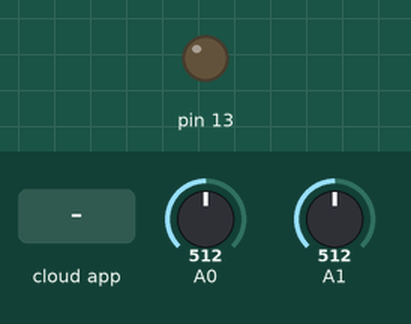
Recording of a sketch running on a simulated Arduino Mega 2560, built with avr-gcc and run on an emulated ATmega2560. Shown: output pins drawn as LEDs (lit = HIGH). The inputs (shaded band) are chosen by the test bench; at power-on: A0 = 512, A1 = 512. The ROS host is connected and sends only what is stated.

Above: at 1.2 s.
1.3 s: the phone or cloud app sets obstacle to 0
At 1.6 s:
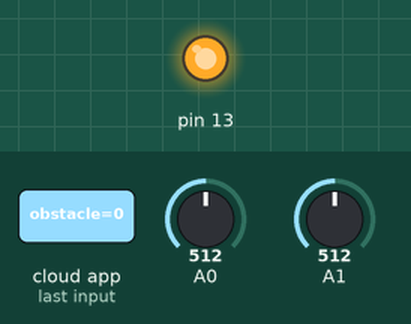
2.8 s: the phone or cloud app sets ok to 0
At 4.0 s:
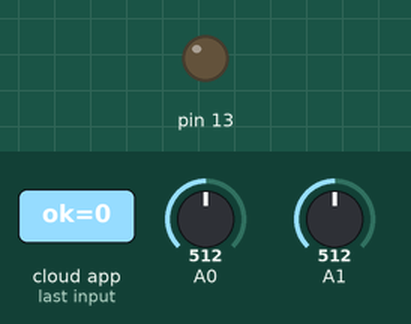
4.3 s: the phone or cloud app sets obstacle to 1
At 5.1 s:
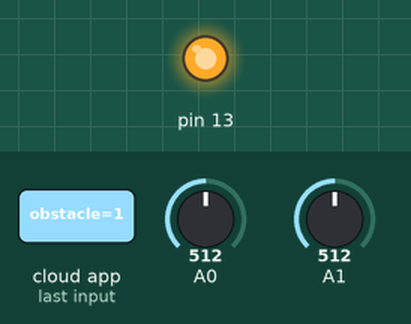
Timing chart, 0 to 7.3 s (numbered marks = the images above; inputs shaded):
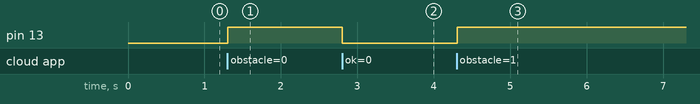

Measured:
- after the input at 1.3 s, pin 13: LOW → HIGH at once
- after the input at 2.8 s, pin 13: HIGH → LOW at once
- after the input at 4.3 s, pin 13: LOW → HIGH at once

The sketch:

joystick.ino
```cpp
#include "Arduino.h"
#include <ros.h>
#include <rosserial_arduino/Adc.h>
#include <std_msgs/String.h>
#include <std_msgs/Empty.h>
//#define REMOTE //ROS control arduino mode. huge delay
//#define CLOSELOOP

ros::NodeHandle nh;
bool start = false;
bool stopit = false; //check the obstacle
bool alreadybreak = false;

void startmsgcb( const std_msgs::Empty& toggle_msg)
{
  //digitalWrite(13, !digitalRead(13));   // blink the led
  start = !start;
  Serial2.begin(115200);
  while(Serial2.read()>= 0){}//clear serialbuffer
  Serial2.println("cfg ratio=1"); //电机响应速度
}

void obstaclemsgcb( const std_msgs::Empty& toggle_msg)
{
  digitalWrite(13, HIGH);
  stopit = true;
}

void okmsgcb( const std_msgs::Empty& toggle_msg)
{
  digitalWrite(13, LOW);
  stopit = false;
  alreadybreak = false;
}

ros::Subscriber<std_msgs::Empty> sub("start", &startmsgcb );
ros::Subscriber<std_msgs::Empty> sub2("obstacle", &obstaclemsgcb );
ros::Subscriber<std_msgs::Empty> sub3("ok", &okmsgcb );

rosserial_arduino::Adc adc_msg;
std_msgs::String str_msg;
ros::Publisher chatter("chatter", &str_msg);

#ifdef CLOSELOOP
String lefthead="mov pleft=";
String righthead="mov pright=";
#else
String lefthead="mov left=";
String righthead="mov right=";
#endif
String huiche="\n";
float Throttle=0;
float Steering=0;

//average the analog reading to eliminate some of the noise
int averageAnalog(int pin){
  int v=0;
       for(int i=0; i<4; i++) v+= analogRead(pin);
       return v/4;
}

char ad1[13] = "";
char ad2[13] = "";
int BREAK=0;

void setup()
{
  pinMode(13, OUTPUT);
  nh.initNode();
  nh.subscribe(sub);
  nh.subscribe(sub2);
  nh.subscribe(sub3);
#ifdef REMOTE
   pinMode(13, OUTPUT);
   nh.initNode();
   nh.advertise(chatter);
#else
   //Serial.begin(115200);
   //while(Serial.read()>= 0){}//clear serialbuffer
#endif

   //Serial.println("cfg ratio=1"); //电机响应速度

}


char* int2str(char *str, int i)
{
  sprintf(str,"%d",i);
  return str;
}


void loop()
{
#ifdef REMOTE
     //adc_msg.adc0 = analogRead(0);
     //adc_msg.adc1 = analogRead(1);
     dtostrf((analogRead(0)-505)/100.0,1,2,ad1);
     str_msg.data = ad1;
     chatter.publish(&str_msg);
     nh.spinOnce();
     delay(5);
#else


     Throttle = 10*(analogRead(0)-506);
     Steering = 5*(analogRead(1)-521);

     if(stopit & Throttle > 0 & BREAK==0)
     {
       Throttle = 0;
       if(!alreadybreak) BREAK = 100;
     }

     if(BREAK)
     {
       BREAK--;
       Throttle = -80;
       alreadybreak = true;
     }

     dtostrf(Throttle-Steering,1,2,ad1);
     dtostrf(Throttle+Steering,1,2,ad2);

     if(start)
     {
       Serial2.println(lefthead+ad1);
       Serial2.println(righthead+ad2);
     }
     nh.spinOnce();
     delay(5);
#endif
}
```
